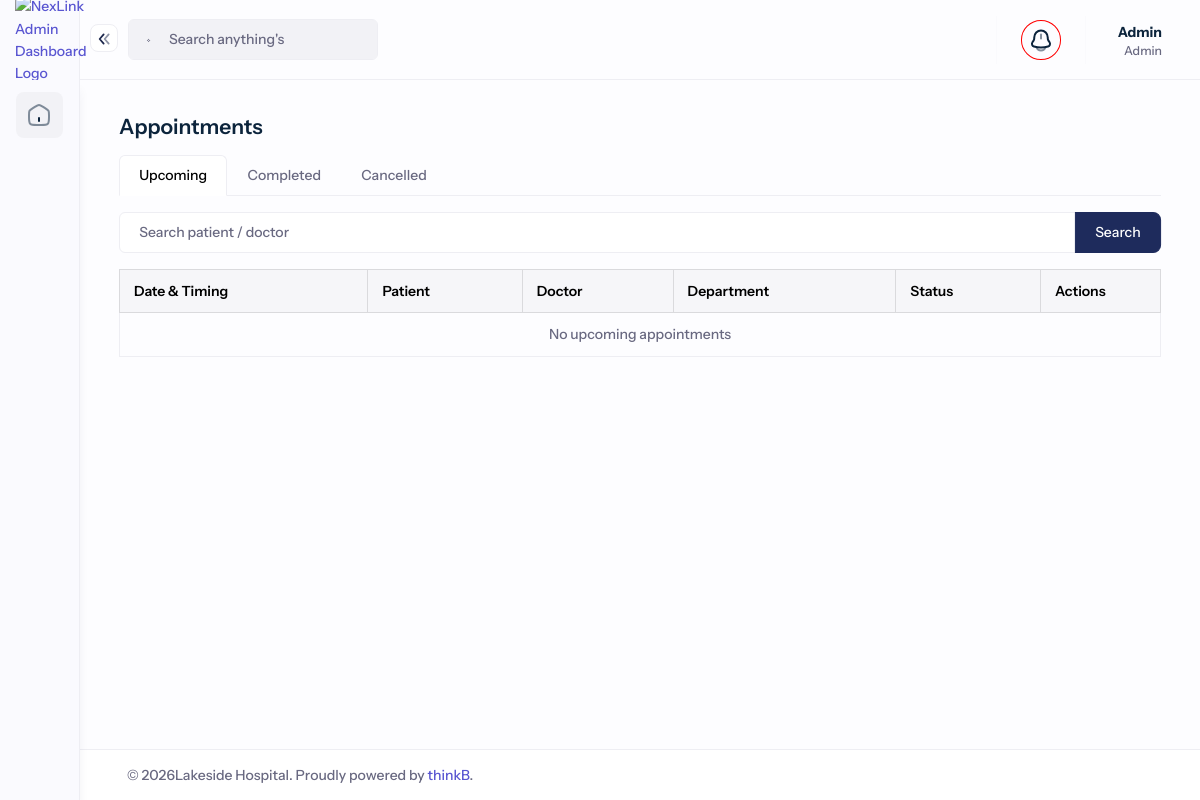
The page /account/appointments/ (signed in) on the database as committed earlier.
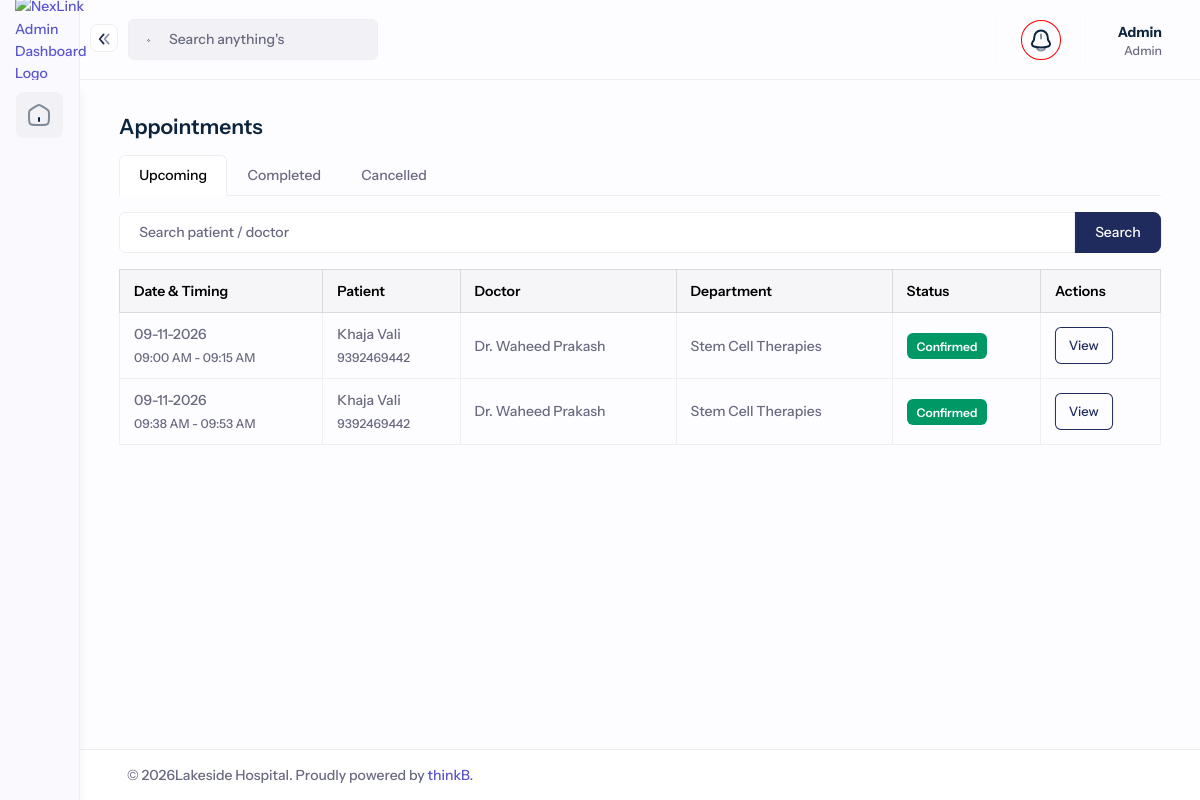
The same page on the database as committed later.
### core/models.py (models this page shows, shortened)
class Appointment(models.Model):
    PAYMENT_STATUS = (
        ('PENDING', 'Pending'),
        ('COMPLETED', 'Completed'),
        ('FAILED', 'Failed'),
        ('CANCELLED', 'Cancelled'),
    )
    date = models.DateField()
    created_at = models.DateTimeField(default=timezone.now)
    message = models.TextField(null=True, blank=True)
    payment_id = models.CharField(max_length=255, null=True, blank=True)
    payment_method = models.CharField(max_length=50)
    status = models.CharField(max_length=10, choices=PAYMENT_STATUS, default='PENDING')
    patient = models.ForeignKey(Patient, on_delete=models.CASCADE)
    department = models.ForeignKey(Department, on_delete=models.CASCADE)
    selected_doctor = models.ForeignKey(Doctor, on_delete=models.CASCADE)
    slug = models.SlugField(unique=True, blank=True, null=True)
    discount = models.DecimalField(max_digits=5, decimal_places=2, default=0.00)  # New field
    is_app = models.BooleanField(default=False, blank=True, null=True)
    is_video = models.BooleanField(default=False)
    user_id = models.CharField(max_length=250,  blank=True, null=True)
    video_link = models.URLField(null=True, blank=True)
    video_link_expires_at = models.DateTimeField(null=True, blank=True)
    is_video_active = models.BooleanField(default=False)
    is_pay_at_hospital = models.BooleanField(default=False)
    content_type = models.ForeignKey(ContentType, on_delete=models.CASCADE)
    object_id = models.PositiveIntegerField()
    schedule = GenericForeignKey('content_type', 'object_id')
    prescription = models.FileField(
        upload_to='prescriptions/',
        null=True,
        blank=True
    )

class AvailableTime(models.Model):
    DAY_CHOICES = [
        ('monday', 'Monday'),
        ('tuesday', 'Tuesday'),
        ('wednesday', 'Wednesday'),
        ('thursday', 'Thursday'),
        ('friday', 'Friday'),
        ('saturday', 'Saturday'),
        ('sunday', 'Sunday'),
    ]
    uuid = models.UUIDField(default=uuid.uuid4, editable=False, unique=True)
    doctor = models.ForeignKey(Doctor, on_delete=models.CASCADE, related_name='available_times')
    day = models.CharField(max_length=9, choices=DAY_CHOICES)
    start_time = models.TimeField()
    slot = models.PositiveIntegerField()
    end_time = models.TimeField()
    status = models.CharField(max_length=10, default='active')
    remaining_slots = models.PositiveIntegerField(default=5)

class Patient(models.Model):
    GENDER_CHOICES = [
        ('male', 'Male'),
        ('female', 'Female'),
        ('other', 'Other'),
    ]
    name = models.CharField(max_length=255)
    email = models.EmailField(unique=True)
    phone_number = models.CharField(max_length=20)
    created_at = models.DateTimeField(default=timezone.now)
    disease = models.CharField(max_length=255, null=True, blank=True, default='')
    slug = models.SlugField(unique=True, blank=True, null=True)
    gender = models.CharField(max_length=10, choices=GENDER_CHOICES, default='male')  # Add gender field

class Doctor(models.Model):
    GENDER_CHOICES = [
        ('male', 'Male'),
        ('female', 'Female'),
        ('other', 'Other'),
    ]
    name = models.CharField(max_length=100)
    department = models.ForeignKey(Department, on_delete=models.CASCADE)
    designation = models.CharField(max_length=100)
    experience_years = models.PositiveIntegerField()
    fee = models.DecimalField(max_digits=10, decimal_places=2)
    priority = models.DecimalField(max_digits=4, decimal_places=2, null=True, blank=True)
    email = models.EmailField()
    number = models.CharField(max_length=15)
    gender = models.CharField(max_length=6, choices=GENDER_CHOICES)
    education = models.CharField(max_length=200)
    city = models.CharField(max_length=100)
    photo = models.ImageField(upload_to='doctors')
    slug = models.SlugField(unique=True, blank=True)
    status = models.BooleanField(default=True)
    created_at = models.DateTimeField(auto_now_add=True)
    updated_at = models.DateTimeField(auto_now=True)
    description = RichTextField()
    show_on_homepage = models.BooleanField(default=False)
    meta_title = models.TextField(null=True, blank=True)
    meta_keyword = models.TextField(null=True, blank=True)
    meta_description = models.TextField(null=True, blank=True)
    def __str__(self):
        return self.name

class Department(models.Model):
    title = models.CharField(max_length=200)
    banner = models.FileField(upload_to='departments', null=True, blank=True)
    breadcamp = models.FileField(upload_to='dep-banner', default='static/images/default.png')
    priority = models.DecimalField(max_digits=4, decimal_places=2, null=True, blank=True)
    icon = models.FileField(upload_to='dep-icons', default='static/images/default.png')
    created_at = models.DateTimeField(auto_now_add=True)
    updated_at = models.DateTimeField(auto_now=True)
    status = models.BooleanField(default=True)
    slug = models.SlugField(unique=True)
    description = RichTextField()
    show_on_homepage = models.BooleanField(default=False)
    meta_title = models.TextField(null=True, blank=True)
    meta_keyword = models.TextField(null=True, blank=True)
    meta_description = models.TextField(null=True, blank=True)

### core/views.py (the view)
        def wrapper(request, *args, **kwargs):
            try:
                user_role = request.user.summary.role
            except Summary.DoesNotExist:
                return redirect('no_permission')
            if user_role in allowed_roles:
                return view_func(request, *args, **kwargs)
            else:
                return redirect('no_permission')

### core/context_processors.py (called while the page is built)
def cart_context(request):
    cart_count = 0
    if request.user.is_authenticated:
        try:
            cart = request.user.customer_profile.cart
            cart_count = cart.total_items
        except Exception:
            cart_count = 0
    return {
        'cart_count': cart_count,
    }

### core/models.py (called while the page is built)
    @property
    def total_items(self):
        return sum(item.quantity for item in self.items.all())

### core/templatetags/role_tags.py (called while the page is built)
@register.filter
def has_role(user, roles):
    return getattr(user.summary, 'role', None) in roles.split(',')

### core/views.py (called while the page is built)
def role_required(allowed_roles=[]):
    def decorator(view_func):
        def wrapper(request, *args, **kwargs):
            try:
                user_role = request.user.summary.role
            except Summary.DoesNotExist:
                return redirect('no_permission')
            if user_role in allowed_roles:
                return view_func(request, *args, **kwargs)
            else:
                return redirect('no_permission')
        return wrapper
    return decorator

### templates/backend/appointments.html (shortened to what this page needs)
{% extends 'backend/base.html' %}
{% block content %}
<div class="container-fluid mt-4">
    <h4 class="mb-3">Appointments</h4>
    <ul class="nav nav-tabs">
        <li class="nav-item">
            <a class="nav-link {% if active_tab == 'upcoming' %}active{% endif %}"
               href="?tab=upcoming">
                Upcoming
            </a>
        </li>
        <li class="nav-item">
            <a class="nav-link {% if active_tab == 'completed' %}active{% endif %}"
               href="?tab=completed">
                Completed
            </a>
        </li>
        <li class="nav-item">
            <a class="nav-link {% if active_tab == 'cancelled' %}active{% endif %}"
               href="?tab=cancelled">
                Cancelled
            </a>
        </li>
    </ul>
    <div class="tab-content mt-3">
        {% if active_tab == 'upcoming' %}
        <form class="mb-3">
            <div class="input-group">
                <input type="text"
                       class="form-control"
                       name="search_upcoming"
                       value="{{ search_upcoming }}"
                       placeholder="Search patient / doctor">
                <button class="btn btn-primary" type="submit">
                    Search
                </button>
            </div>
        </form>
        <div class="table-responsive">
            <table class="table table-bordered table-hover">
                <thead class="table-light">
                    <tr>
                        <th>Date & Timing</th>
                        <th>Patient</th>
                        <th>Doctor</th>
                        <th>Department</th>
                        <th>Status</th>
                        <th width="120">Actions</th>
                    </tr>
                </thead>
                <tbody>
                    {% for item in upcoming_appointments %}
                    <tr>
                        <td>
                            {{ item.appointment.date|date:"d-m-Y" }}
                            <br>
                            <small>
                                {{ item.related_object.start_time|time:"h:i A" }}
                                -
                                {{ item.related_object.end_time|time:"h:i A" }}
                            </small>
                        </td>
                        <td>
                            {{ item.appointment.patient.name }}
                            <br>
                            <small>
                                {{ item.appointment.patient.phone_number }}
                            </small>
                        </td>
                        <td>{{ item.appointment.selected_doctor }}</td>
                        <td>{{ item.appointment.department.title }}</td>
                        <td>
                            {% if item.appointment.status == 'COMPLETED' %}
                                <span class="badge bg-success">Confirmed</span>
                            {% else %}
                                <span class="badge bg-warning text-dark">Not Confirmed</span>
                            {% endif %}
                        </td>
                        <td>
                            <a href="{% url 'view_appointment' item.appointment.id %}"
                               class="btn btn-sm btn-outline-primary">
                                View
                            </a>
                        </td>
                    </tr>
                    {% empty %}
                    <tr>
                        <td colspan="6" class="text-center">
                            No upcoming appointments
                        </td>
                    </tr>
                    {% endfor %}
                </tbody>
            </table>
        </div>
        {% endif %}
    </div>
</div>
{% endblock %}

Rows that differ between the two databases and show on the page:
added Appointment: appointment "09-11-2026", related_object.start_time "09:00 AM", related_object.end_time "09:15 AM", appointment.patient.name "Khaja Vali", appointment.patient.phone_number "9392469442", appointment.selected_doctor "Dr. Waheed Prakash", appointment.department "Stem Cell Therapies", status "Confirmed"
added Appointment: appointment "09-11-2026", related_object.start_time "09:38 AM", related_object.end_time "09:53 AM", appointment.patient.name "Khaja Vali", appointment.patient.phone_number "9392469442", appointment.selected_doctor "Dr. Waheed Prakash", appointment.department "Stem Cell Therapies", status "Confirmed"
Other text that changed with them:
text no longer shown: "No upcoming appointments"
